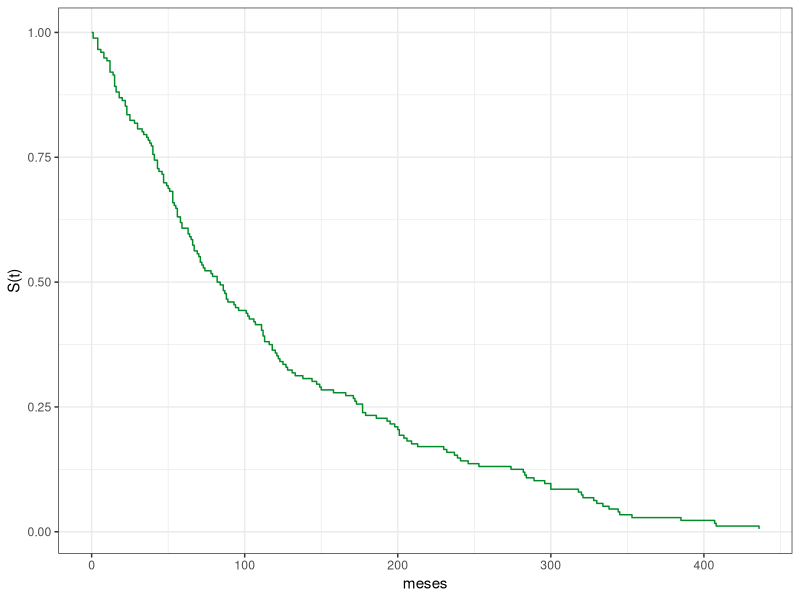
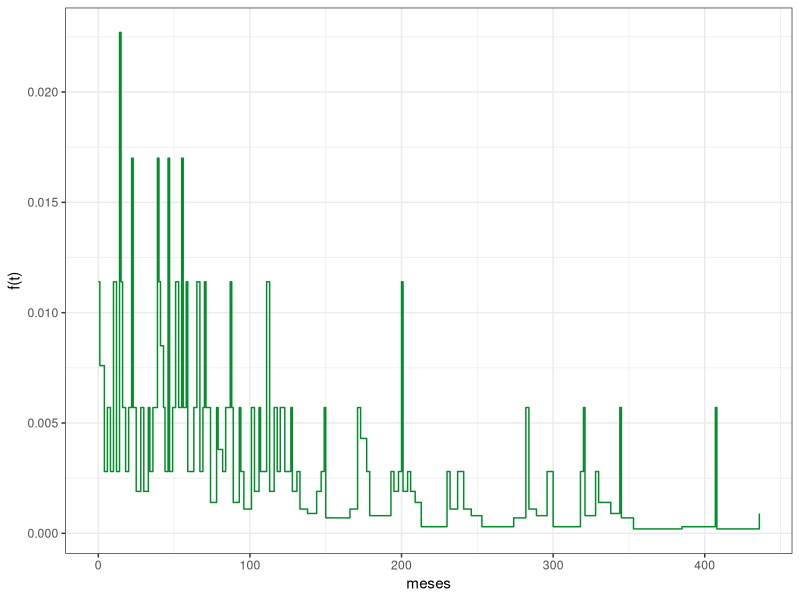
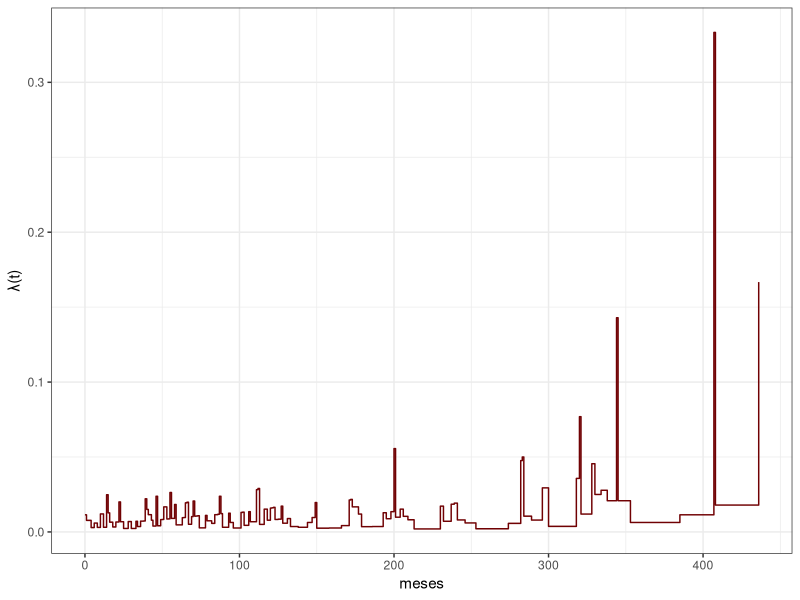
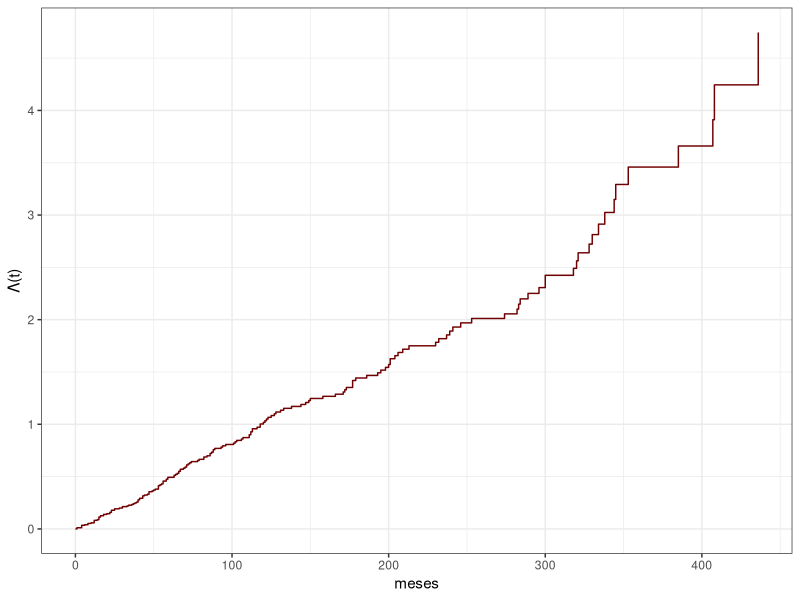

Generate these figures, in order, with R:
#AULA2.R
#Minicurso - Análise de sobrevivência
#Universidade federal fluminense
#Instituto de matemática e estatística
#Bacharelado em estatística
#Minicurso: Análise de sobrevivência
#Semestre 2024.2
#Professora: Núbia Karla
#Programador: Pedro Frazão Dutra
#Carregamento de pacotes necessários
library(tidyverse)
library(survival)

## Carregamento dos dados 
inca = read_csv2(file = "inca.csv")

## Renomeação de variáveis
inca <- inca |> rename(inicio = DATAINITRT,
                        fim = DATAOBITO)

## Transformando colunas em data
inca <- inca |> 
  mutate(
    inicio = as.Date(inicio, format = "%d/%m/%Y"),
    fim = as.Date(fim, format = "%d/%m/%Y")
  )

## Criando variável status
inca <- inca |> mutate(status = ifelse(is.na(fim),0,1))

## Trocando NA's pela data de terminação do estudo ##
inca$fim[is.na(inca$fim) == TRUE] = as.Date("2023-02-23")

## Criando variável tempo
inca <- inca |> 
  mutate(tempo = as.numeric(fim - inicio))

## selecionando só os que falharam

inca1 = inca[inca$status ==1,]

## Montando tabela com os dados de sobrevivência gerados pela função survfit
k = survival::survfit(Surv(inca1$tempo,inca1$status)~1, data = inca1)
tempo = k[["time"]]
R = k[["n.risk"]]
N = k[["n.event"]]
tabela = data.frame(tempo,R,N)
dimensao = dim(tabela)

## delta (tamanho do intervalo)
tabela$delta[1]=tabela$tempo[1]-0
for(i in 2:dimensao[1]){
  tabela$delta[i]=tabela$tempo[i]-tabela$tempo[i-1]
}

## Densidade
tabela$densidade= round(tabela$N/(tabela$R[1]*tabela$delta),4)

## Sobrevivência
tabela$sobrevivencia= round(tabela$R/tabela$R[1],4)

## Risco
tabela$λ = round(tabela$N/(tabela$R*tabela$delta),4)

## Risco acumulado
tabela$Λ[1] = 0
S = tabela$Λ[1] 
i = 2
while (i < (dimensao[1]+1)){
  S = round(S + (tabela$λ[i-1]*tabela$delta[i-1]),4)
  tabela$Λ[i] = S
  i = i + 1
}

## Limite inferior dos intervalos de tempo
tabela$limInf[1] = 0
for(i in 2:nrow(tabela)){
  tabela$limInf[i]= tabela$tempo[i-1]
}

## Curva de sobrevivência
ggplot(tabela, aes(limInf,sobrevivencia)) + geom_step(color = "#008c28") +
  scale_y_continuous(name= "S(t)") +
  scale_x_continuous(name= "meses") +
  theme_bw()

## Curva de densidade
ggplot(tabela, aes(limInf,densidade)) + geom_step(color = "#008c28") +
  scale_y_continuous(name = "f(t)",) +
  scale_x_continuous(name = "meses") +
  theme_bw()

## Curva de risco
ggplot(tabela, aes(limInf,λ)) + geom_step(color = "#700103") +
  scale_y_continuous(name= "λ(t)") +
  scale_x_continuous(name= "meses", breaks = seq(0,800,100)) +
  theme_bw()

## Curva de risco acumulado
ggplot(tabela, aes(limInf,Λ)) + geom_step(color = "#700103") +
  scale_y_continuous(name= "Λ(t)") +
  scale_x_continuous(name= "meses", breaks = seq(0,800,100)) +
  theme_bw()

## Terminação
